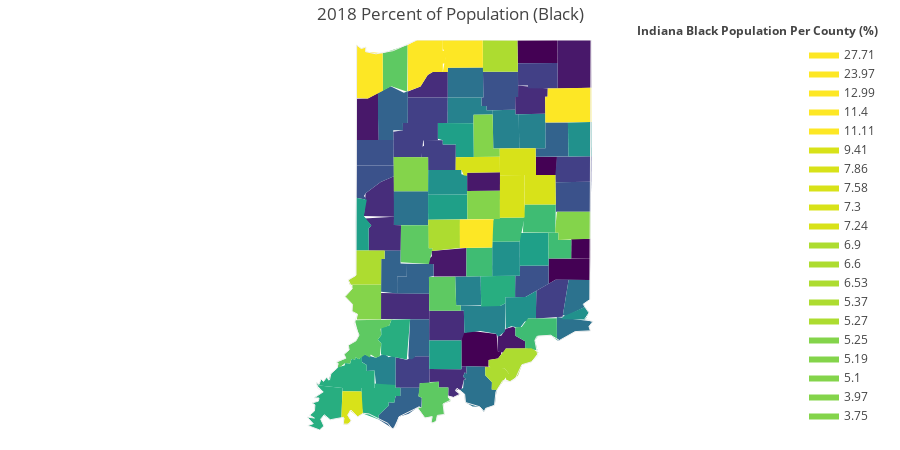

Notebook cell for this chart:
### Code cell
df.index = new_indices
df['county_name'] = county_names

fig = ff.create_choropleth(fips=df.index,
                         scope=['Indiana'],
                         values=df.percent_black,
                         title='2018 Percent of Population (Black)',
                         legend_title='Indiana Black Population Per County (%)')
fig.layout.template = None
fig.show()
